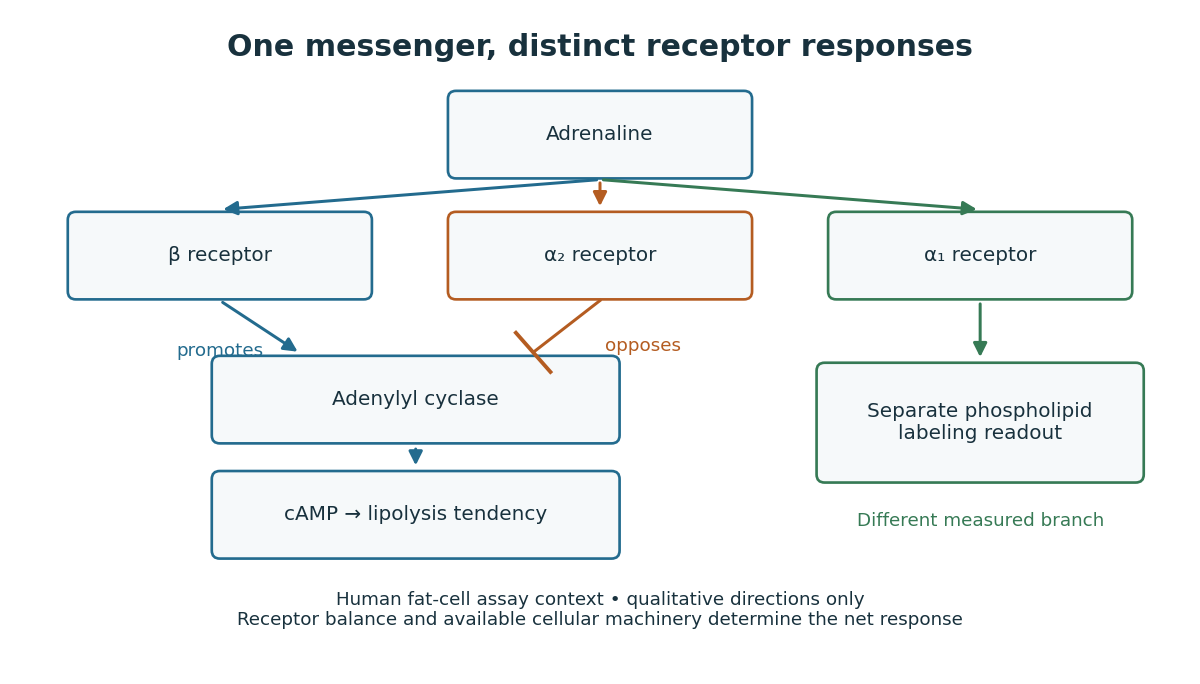

The script that drew this image:
"""Original qualitative human-adipocyte receptor context, not assay data.

Python 3.14 and matplotlib 3.10.7; writes its matching PNG to CWD.
"""

from pathlib import Path

import matplotlib.pyplot as plt
from matplotlib.patches import FancyArrowPatch, FancyBboxPatch


def main():
    fig, ax = plt.subplots(figsize=(10, 5.7), dpi=120)
    fig.patch.set_facecolor('white')
    ax.set(xlim=(0, 10), ylim=(0, 5.7))
    ax.axis('off')
    blue, orange, green, ink = '#236b8e', '#b45c21', '#367a55', '#18313d'

    def box(x, y, text, color=blue, width=2.5, height=.62):
        ax.add_patch(FancyBboxPatch((x-width/2, y-height/2), width, height,
                                   boxstyle='round,pad=0.07', facecolor='#f6f9fa',
                                   edgecolor=color, linewidth=1.6))
        ax.text(x, y, text, ha='center', va='center', fontsize=12, color=ink)

    def arrow(a, b, color=blue):
        ax.add_patch(FancyArrowPatch(a, b, arrowstyle='-|>', mutation_scale=17,
                                    color=color, linewidth=1.8))

    ax.text(5, 5.33, 'One messenger, distinct receptor responses',
            ha='center', fontsize=18, weight='bold', color=ink)
    box(5, 4.65, 'Adrenaline')
    for x, text, color in [(1.7, 'β receptor', blue),
                            (5, 'α₂ receptor', orange),
                            (8.3, 'α₁ receptor', green)]:
        box(x, 3.6, text, color)
        arrow((5, 4.26), (x, 4.0), color)
    box(3.4, 2.35, 'Adenylyl cyclase', width=3.4)
    arrow((1.7, 3.21), (2.4, 2.75))
    ax.text(1.32, 2.73, 'promotes', color=blue, fontsize=11)
    # T-ended inhibition line: alpha-2 opposes the cyclase branch.
    ax.plot([5, 4.42], [3.21, 2.76], color=orange, lw=1.8)
    ax.plot([4.27, 4.57], [2.93, 2.59], color=orange, lw=2.3)
    ax.text(5.04, 2.77, 'opposes', color=orange, fontsize=11)
    box(3.4, 1.35, 'cAMP → lipolysis tendency', width=3.4)
    arrow((3.4, 1.95), (3.4, 1.75))
    box(8.3, 2.15, 'Separate phospholipid\nlabeling readout', green,
        width=2.7, height=.9)
    arrow((8.3, 3.21), (8.3, 2.69), green)
    ax.text(8.3, 1.25, 'Different measured branch', ha='center', fontsize=11,
            color=green)
    ax.text(5, .39, 'Human fat-cell assay context • qualitative directions only\nReceptor balance and available cellular machinery determine the net response',
            ha='center', fontsize=11, color=ink)
    fig.subplots_adjust(left=.02, right=.98, bottom=.02, top=.98)
    fig.savefig(Path.cwd() / (Path(__file__).stem + '.png'), facecolor='white')
    plt.close(fig)


if __name__ == '__main__':
    main()
